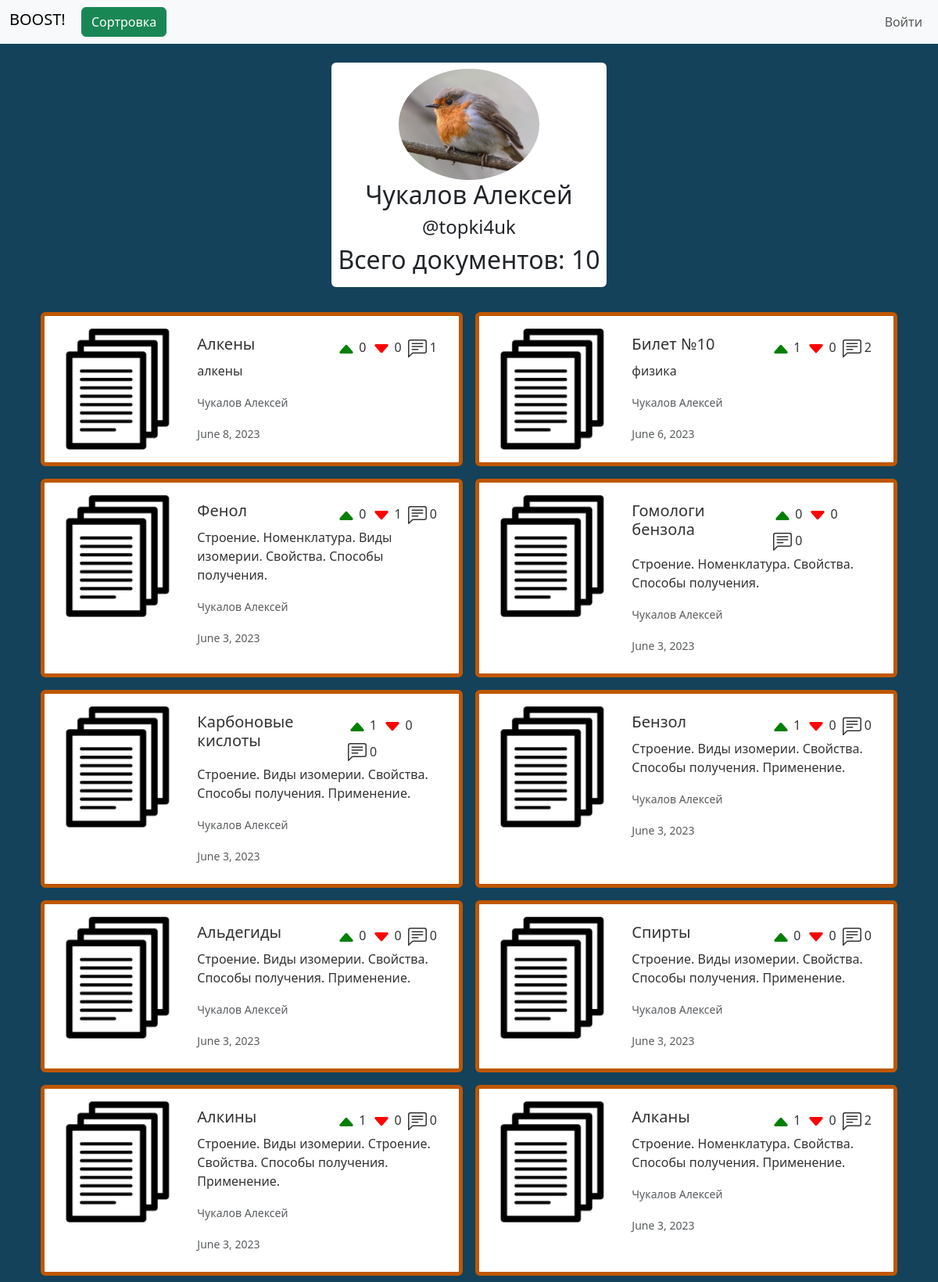
The page /id1/ on the database its author committed.
### accounts/models.py (models this page shows, shortened)
class User (AbstractBaseUser):
    objects = UserManager()
    email = models.EmailField(
        verbose_name='email address',
        max_length=255,
        unique=True
    )
    username = models.CharField(
        verbose_name='username',
        max_length=30,
        unique=True
    )
    avatar = models.ImageField(
        verbose_name='Avatar',
        default='media/default_images/default_avatar.png',
        upload_to='media/',
        blank=False,
    )
    first_name = models.CharField(
        verbose_name='first name',
        max_length=30
    )
    last_name = models.CharField(
        verbose_name='last name',
        max_length=30
    )
    bookmarks = models.ManyToManyField(
        Doc,
        blank=True
    )
    is_active = models.BooleanField(default=True)
    staff = models.BooleanField(default=False)
    admin = models.BooleanField(default=False)
    USERNAME_FIELD = 'email'
    REQUIRED_FIELDS = ['username', 'first_name', 'last_name']
    def __str__(self):
        return f'{self.last_name} {self.first_name}'

### app/models.py (models this page shows, shortened)
class Doc (models.Model):
    title = models.CharField(max_length=255)
    description = models.CharField(max_length=511, blank=True)
    link = models.URLField(max_length=255, unique=True)
    path = models.CharField(max_length=127)
    preview = models.ImageField(
        upload_to='media/',
        blank=False,
        default='media/default_images/default_document.png'
    )
    likes = models.IntegerField(default=0)
    dislikes = models.IntegerField(default=0)
    comments = models.IntegerField(default=0)
    studies = models.ManyToManyField(Study)
    subjects = models.ManyToManyField(Subject)
    author = models.ForeignKey(User, on_delete=models.CASCADE)
    date = models.DateField()

### app/views.py (the view)
# urls.py: path('id<int:pk>/', views.profile, name='profile'),
def profile(request, pk):
    context = {}
    user_profile = User.objects.get(pk=pk)
    docs = Doc.objects.filter(
        author=user_profile
    )
    if request.GET.get('drop'):
        return redirect(f'/id{request.user.pk}')
    sort_docs = SortDocs(request)
    sort_docs.convert()
    docs = sort_docs.make_request(docs)
    context['sort_form'] = TagsSortForm(
        initial={
            'studies': sort_docs.studies,
            'sort_type': sort_docs.sort_type_get,
            'subjects': sort_docs.subjects,
        }
    )
    context['search_form'] = SearchForm(
        initial={
            'q': sort_docs.search
        }
    )
    context['user_profile'] = user_profile
    context['docs'] = docs
    context['has_docs'] = True
    return render(request, 'profile.html', context)

### app/sort_docs.py (called while the page is built, shortened)
    def convert(self):
        if self.sort_type_get:
            self.sort_type = self.SORT_TYPES[int(self.sort_type_get) - 1]
        else:
            self.sort_type = '-pk'
        if self.subjects:
            self.query_subjects = Q(subjects__in=self.subjects)
        if self.studies:
            self.query_studies = Q(studies__in=self.studies)

    def make_request(self, docs=Doc.objects.all()):
        docs = docs.filter(
            self.query_subjects & self.query_studies & (self.query_title | self.query_description)
        ).order_by(self.sort_type)
        return docs

### app/tags.py (called while the page is built)
    def __str__(self):
        return self.name

    def __str__(self):
        return self.level

### app/templates/profile.html (shortened to what this page needs)
<!DOCTYPE html>
{% load static %}
<html lang="en">
<head>
    <link rel="stylesheet" href="{% static 'bootstrap.min.css' %}">
    <link rel="stylesheet" href="{% static 'styles/profile.css' %}">
    <link rel="stylesheet" href="{% static 'styles/main.css' %}">
</head>
<body>
    <header class="mb-4">
        {% include 'menu.html' %}
    </header>
    <main>
        <section class="d-flex justify-content-center">
            <section class="d-flex align-items-center flex-column mb-4 p-2 bg-body rounded">
                <img class="rounded-circle" id="avatar" src="{{user_profile.avatar.url}}" alt="">
                <h2 class="text-center">{{user_profile}}</h2>
                <h4 class="text-center">@{{user_profile.username}}</h4>
                <h2>Всего документов: {{docs.count}}</h2>
            </section>
        </section>
            <section class="d-flex justify-content-center flex-wrap">
                {% for doc in docs %}
                    <div class="cardDoc card border-5 m-2 p-2" style="max-width: 540px;">
                        <a href="/document{{doc.pk}}" class="cardLink">
                        <div class="row g-0">
                        <div class="col-md-4 p-2 align-bottom">
                            <img src="{{doc.preview.url}}" class="img-fluid rounded-start" alt="">
                        </div>
                            <div class="col-md-8">
                                <div class="card-body">
                                    <div class="d-flex justify-content-between">
                                        <h5 class="card-title">{{doc.title}}</h5>
                                        <div class="d-flex flex-wrap">
                                            <p class="m-1">{% include 'note_icons/caret_up_fill.html' %} {{doc.likes}}</p>
                                            <p class="m-1">{% include 'note_icons/caret_down_fill.html' %} {{doc.dislikes}}</p>
                                            <p class="m-1">{% include 'note_icons/comment.html' %} {{doc.comments}}</p>
                                        </div>
                                    </div>
                                        <p class="card-text">{{doc.description}}</p>
                                        <p class="card-text"><small class="text-body-secondary">{{doc.author}}</small></p>
                                        <p class="card-text"><small class="text-body-secondary">{{doc.date}}</small></p>
                                    </div>
                                </div>
                            </div>
                        </a>
                        </div>
                {% endfor %}
            </section>
    </main>
</body>
</html>

### app/templates/note_icons/caret_up_fill.html
<svg xmlns="http://www.w3.org/2000/svg" width="24" height="24" fill="currentColor" class="bi bi-caret-up-fill" viewBox="0 0 16 16">
  <g color="green">
    <path d="m7.247 4.86-4.796 5.481c-.566.647-.106 1.659.753 1.659h9.592a1 1 0 0 0 .753-1.659l-4.796-5.48a1 1 0 0 0-1.506 0z"/>
  </g>
</svg>

### app/templates/note_icons/caret_down_fill.html
<svg xmlns="http://www.w3.org/2000/svg" width="24" height="24" fill="currentColor" class="bi bi-caret-down-fill" viewBox="0 0 16 16">
  <g color="red">
    <path d="M7.247 11.14 2.451 5.658C1.885 5.013 2.345 4 3.204 4h9.592a1 1 0 0 1 .753 1.659l-4.796 5.48a1 1 0 0 1-1.506 0z"/>
  </g>
</svg>

### static/styles/profile.css (style rules this page uses)
#avatar { width: 15vw; max-height: 15vw; }

### static/styles/main.css (style rules this page uses)
body { background-color: #14425A; }
.cardDoc { border-color: #BF5700; }
.cardLink { text-decoration: none; color: #333333; }
img { width: 100%; }

### rows shown on the page
User: avatar (picture), last_name+first_name "Чукалов Алексей", username "topki4uk"
Doc: preview (placeholder picture), title "Алкены", likes "0", dislikes "0", comments "1", description "алкены", author "Чукалов Алексей", date "June 8, 2023"
Doc: preview (placeholder picture), title "Билет №10", likes "1", dislikes "0", comments "2", description "физика", author "Чукалов Алексей", date "June 6, 2023"
Doc: preview (placeholder picture), title "Фенол", likes "0", dislikes "1", comments "0", description "Строение. Номенклатура. Виды изомерии. Свойства. Способы получения.", author "Чукалов Алексей", date "June 3, 2023"
Doc: preview (placeholder picture), title "Гомологи бензола", likes "0", dislikes "0", comments "0", description "Строение. Номенклатура. Свойства. Способы получения.", author "Чукалов Алексей", date "June 3, 2023"
Doc: preview (placeholder picture), title "Карбоновые кислоты", likes "1", dislikes "0", comments "0", description "Строение. Виды изомерии. Свойства. Способы получения. Применение.", author "Чукалов Алексей", date "June 3, 2023"
Doc: preview (placeholder picture), title "Бензол", likes "1", dislikes "0", comments "0", description "Строение. Виды изомерии. Свойства. Способы получения. Применение.", author "Чукалов Алексей", date "June 3, 2023"
Doc: preview (placeholder picture), title "Альдегиды", likes "0", dislikes "0", comments "0", description "Строение. Виды изомерии. Свойства. Способы получения. Применение.", author "Чукалов Алексей", date "June 3, 2023"
Doc: preview (placeholder picture), title "Спирты", likes "0", dislikes "0", comments "0", description "Строение. Виды изомерии. Свойства. Способы получения. Применение.", author "Чукалов Алексей", date "June 3, 2023"
Doc: preview (placeholder picture), title "Алкины", likes "1", dislikes "0", comments "0", description "Строение. Виды изомерии. Строение. Свойства. Способы получения. Применение.", author "Чукалов Алексей", date "June 3, 2023"
Doc: preview (placeholder picture), title "Алканы", likes "1", dislikes "0", comments "2", description "Строение. Номенклатура. Свойства. Способы получения. Применение.", author "Чукалов Алексей", date "June 3, 2023"

### other values the page prints
{{ docs.count }} "10"
